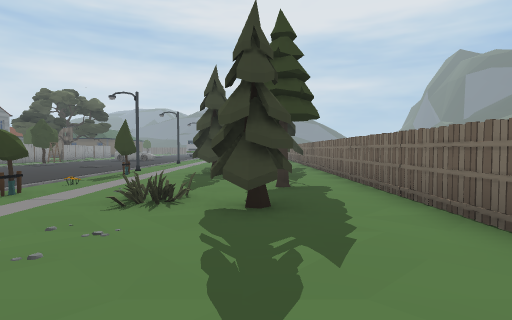
View 1 (above)

20 first-person views from a walk through a scene from a Unity 3-D project. The camera is 1.5 m above the floor, tilts 2° down and sees 80° across. The floor is counted in squares, 2 m on a side. Each view is taken from the middle of a square. On the plan, view 1 faces up. The plan holds only what a view shows up to about 10 squares ahead; the rest is blank. The place goes on beyond the plan. The player character is not drawn. Door leaves are left out, so doorways stand open. Some surface patterns are stand-ins.

View 2
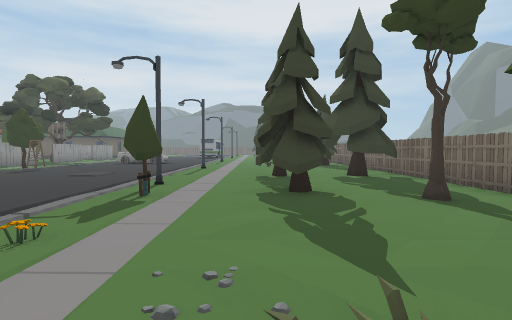

View 3
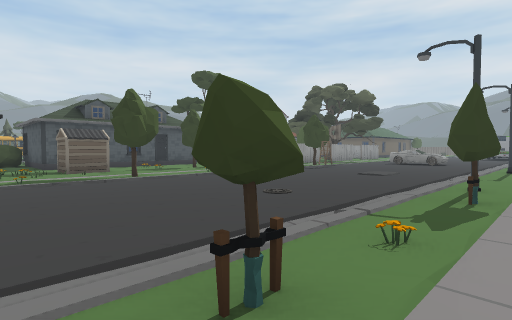

View 4
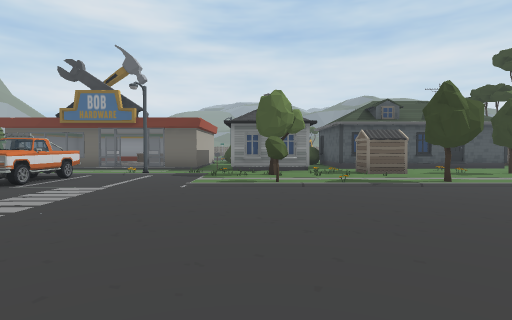

View 5
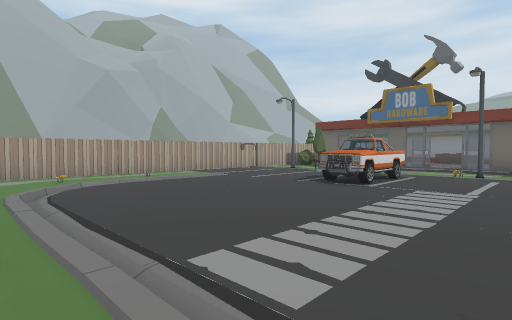

View 6
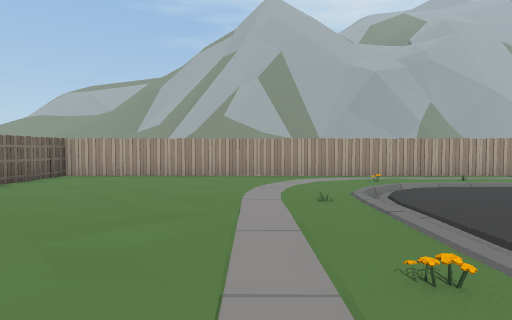

View 7
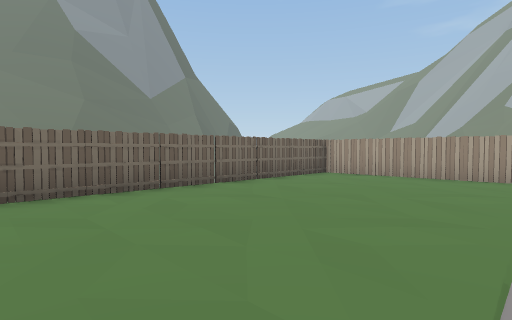

View 8
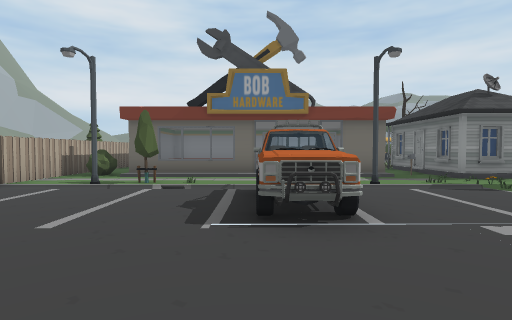

View 9
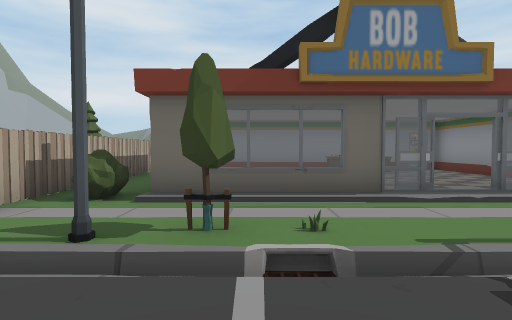

View 10
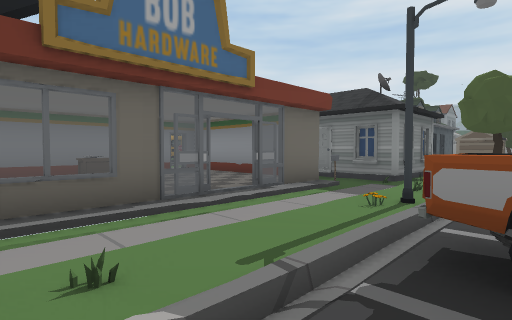

View 11
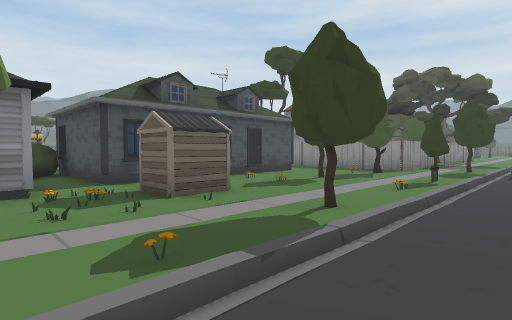

View 12
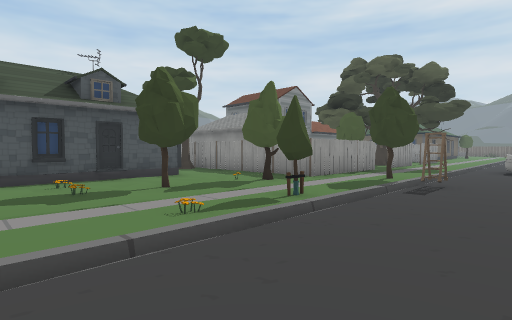

View 13
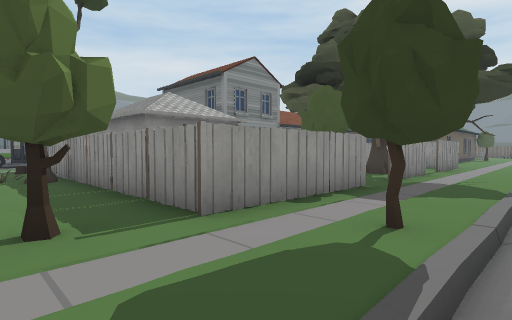

View 14
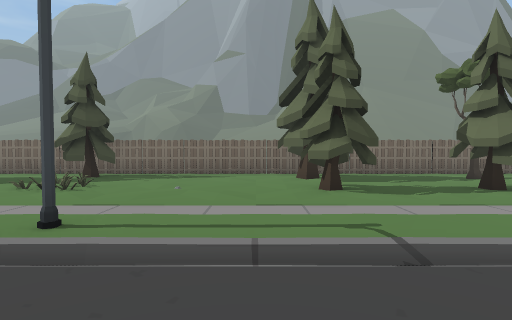

View 15
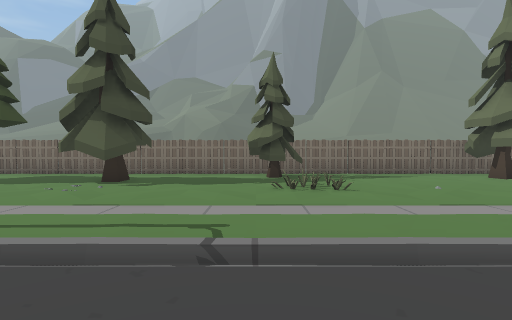

View 16
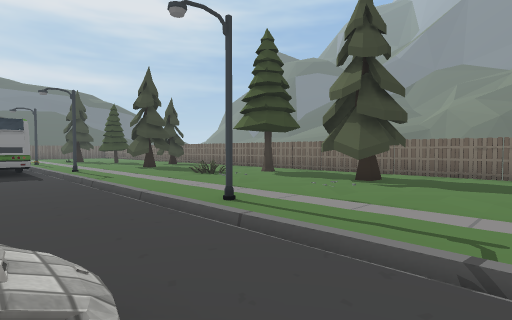

View 17
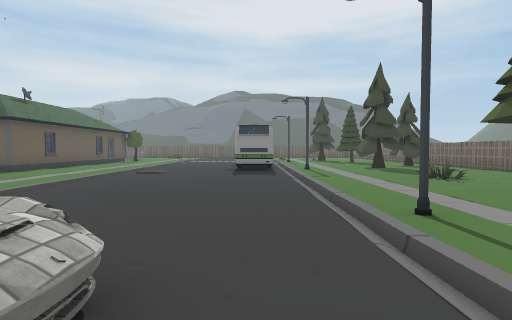

View 18
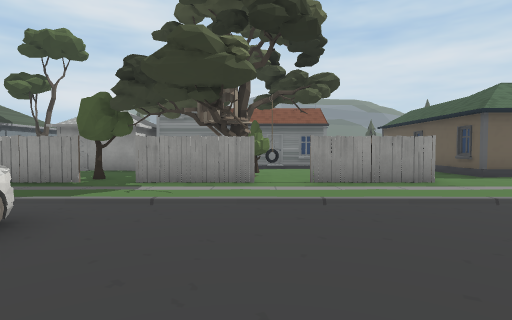

View 19
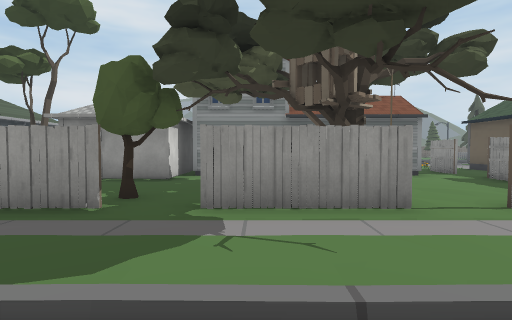

View 20
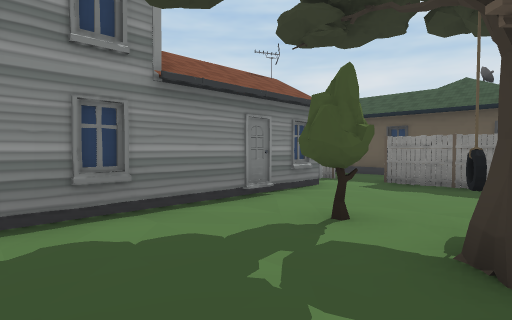

### Floor plan
Key: @ floor where view 1 was taken; # wall or solid block; . main floor; : floor 0.25 m higher than the main floor; / step, stairs or slope; D open door; = window, fence, low wall or low ledge; ^ raised ledge; O other object.
Columns run from 21 left of view 1 to 2 right of it. Each row starts with its distance up from view 1.
 29   ####O#.......O..... .O
 28   ......................
 27   OODOOO ..............O
 26   ......O.............OO
 25    O....O...............
 24    #....D..............O
 23    #.OO#O........O...O.O
 22    #...OO............O.O
 21    #....O..............O
 20    #....D...OOO.........
 19   .....OO.... ........OO
 18   ###...O....  .......OO
 17     #.  O....   .......O
 16         O.O..   .O.....O
 15 OOOOOOOOO..O.  .........
 14 ........O..............O
 13     ...O...........OOOOO
 12      #....O........OO.OO
 11      #..O........O.....O
 10      #....O........OO...
  9      #OO.........O..O.OO
  8      # D..............OO
  7      #.OO.O............O
  6   O....O.........O....O.
  5   O# ..O..O......O.....O
  4       #.O.O...... ...O.O
  3       #................O
  2    O###/O........  .....
  1  #####../......./.  ...
  0 DD:::#.O/.......//...@..
 -1  O::::.O/.......//.....O
 -2  OO:::../^=^..../O.....O
 -3  OO ::../^=^..../......O
 -4  #   :../......./.......
 -5  #   :.O/......./......O
 -6  #   #.O/../////.......O
 -7      O../......O.......O
 -8  ......./  .............
 -9 OOOOOO#OO O#OOOOOOOOOO#O

Where each view was taken, in squares from view 1:
view 1: 0 up, 0 right, facing up
view 2: 4 up, 2 left, facing up
view 3: 4 up, 3 left, facing up-left
view 4: 3 up, 4 left, facing left
view 5: 1 up, 4 left, facing down-left
view 6: 0 up, 3 left, facing down
view 7: 0 up, 3 left, facing down-right
view 8: 3 down, 7 left, facing left
view 9: 5 down, 11 left, facing left
view 10: 5 down, 12 left, facing up-left
view 11: 4 up, 9 left, facing up-left
view 12: 8 up, 8 left, facing up-left
view 13: 13 up, 10 left, facing up-left
view 14: 14 up, 7 left, facing right
view 15: 19 up, 7 left, facing right
view 16: 19 up, 7 left, facing up-right
view 17: 19 up, 6 left, facing up
view 18: 23 up, 6 left, facing left
view 19: 21 up, 9 left, facing left
view 20: 20 up, 14 left, facing up-left
